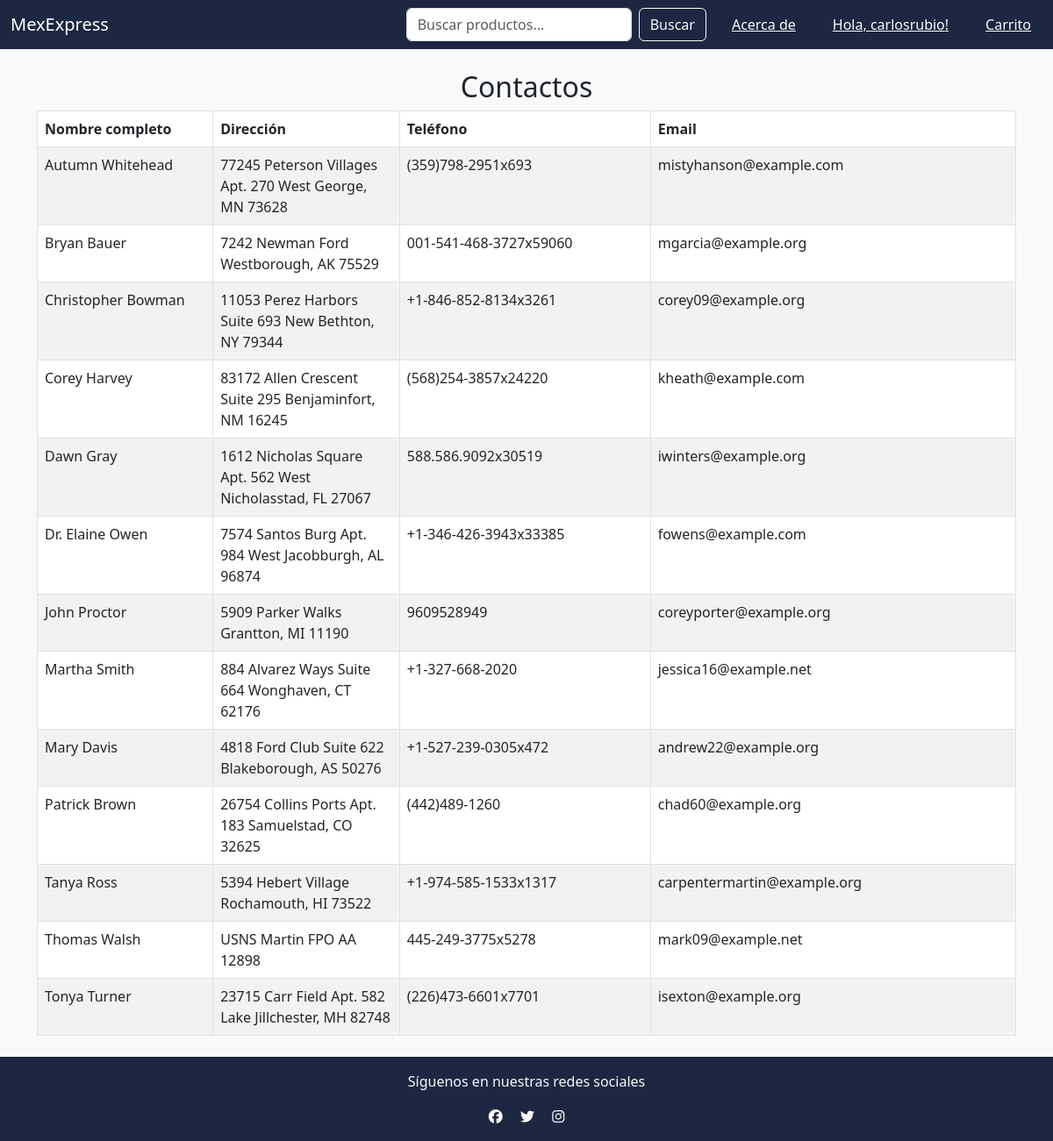
Page /shopapp/about/ (signed in) on the committed database.
### shopApp/models.py (models this page shows, shortened)
class Contact(models.Model):
    contact_full_name = models.CharField(max_length=100, unique=True)
    contact_address = models.CharField(max_length=150)
    contact_phone = models.CharField(max_length=20)
    contact_email = models.EmailField(max_length=30)
    contact_is_active = models.BooleanField()

### shopApp/views.py (the view)
# urls.py: path('about/', about, name='about'),
def about(request):
    contact_list = Contact.objects.filter(contact_is_active=True).order_by("contact_full_name")
    return render(request, 'shopApp/about.html', context={'contacts' : contact_list})

### templates/shopApp/about.html
{% extends 'shopApp/base.html' %}
{% block content %}
<div class="container my-4">
    <h2 class="text-center">Contactos</h2>
    <table class="table table-striped table-bordered">
        <thead class="">
            <tr>
                <th>Nombre completo</th>
                <th>Dirección</th>
                <th>Teléfono</th>
                <th>Email</th>
            </tr>
        </thead>
        <tbody>
            {% for contact in contacts %}
            <tr>
                <td>{{ contact.contact_full_name }}</td>
                <td>{{ contact.contact_address }}</td>
                <td>{{ contact.contact_phone }}</td>
                <td>{{ contact.contact_email }}</td>
            </tr>
            {% endfor %}
        </tbody>
    </table>
</div>
{% endblock %}

### templates/shopApp/base.html (shortened to what this page needs)
<!DOCTYPE html>
{% load static %}
<html lang="es">
<head>
    <link href="https://cdn.jsdelivr.net/npm/bootstrap@5.3.0/dist/css/bootstrap.min.css" rel="stylesheet">
    <link rel="stylesheet" href="{% static 'shopApp/css/styles.css' %}">
</head>
<body class="bg-light">
    <nav class="navbar navbar-expand-lg navbar-dark text-light">
        <div class="container-fluid">
            <a class="navbar-brand" href="#">MexExpress</a>
            <div class="collapse navbar-collapse" id="navbarNav">
                <form class="d-flex ms-auto">
                    <input class="form-control me-2" type="search" placeholder="Buscar productos...">
                    <button class="btn btn-outline-light text-light" type="submit">Buscar</button>
                </form>
                <ul class="navbar-nav mr-auto mt-2 mt-lg-0">
                    <a class="btn btn-link ms-3 text-light" href="{% url 'about' %}">Acerca de</a>
                        {% if user.is_authenticated %}
                            <a onclick="document.getElementById('logout-form').submit();" class="btn btn-link ms-3 text-light">Hola, {{ user.get_username }}!</a>
                        {% else %}
                            <a href="{% url 'login' %}" class="btn btn-link ms-3 text-light">Iniciar Sesión</a>
                        {% endif %}
                    <button class="btn btn-link ms-3 text-light">Carrito</button>
                </ul>
            </div>
        </div>
    </nav>
    <div>
        {% block content %}
        {% endblock %}
    </div>
    <footer class=" text-light text-center py-3">
        <p>Síguenos en nuestras redes sociales</p>
        <a href="#" class="text-light mx-2"><i class="fab fa-facebook"></i></a>
        <a href="#" class="text-light mx-2"><i class="fab fa-twitter"></i></a>
        <a href="#" class="text-light mx-2"><i class="fab fa-instagram"></i></a>
    </footer>
</body>
</html>

### static/shopApp/css/styles.css (style rules this page uses)
.navbar { background-color: rgb(28,40,65); }
footer { background-color: rgb(28,40,65); }
thead th { background-color: rgb(0,49,83); }
td { width: 120px; }

### rows in the picture
Contact: contact_full_name "Autumn Whitehead", contact_address "77245 Peterson Villages Apt. 270 West George, MN 73628", contact_phone "(359)798-2951x693", contact_email "mistyhanson@example.com"
Contact: contact_full_name "Bryan Bauer", contact_address "7242 Newman Ford Westborough, AK 75529", contact_phone "001-541-468-3727x59060", contact_email "mgarcia@example.org"
Contact: contact_full_name "Christopher Bowman", contact_address "11053 Perez Harbors Suite 693 New Bethton, NY 79344", contact_phone "+1-846-852-8134x3261", contact_email "corey09@example.org"
Contact: contact_full_name "Corey Harvey", contact_address "83172 Allen Crescent Suite 295 Benjaminfort, NM 16245", contact_phone "(568)254-3857x24220", contact_email "kheath@example.com"
Contact: contact_full_name "Dawn Gray", contact_address "1612 Nicholas Square Apt. 562 West Nicholasstad, FL 27067", contact_phone "588.586.9092x30519", contact_email "iwinters@example.org"
Contact: contact_full_name "Dr. Elaine Owen", contact_address "7574 Santos Burg Apt. 984 West Jacobburgh, AL 96874", contact_phone "+1-346-426-3943x33385", contact_email "fowens@example.com"
Contact: contact_full_name "John Proctor", contact_address "5909 Parker Walks Grantton, MI 11190", contact_phone "9609528949", contact_email "coreyporter@example.org"
Contact: contact_full_name "Martha Smith", contact_address "884 Alvarez Ways Suite 664 Wonghaven, CT 62176", contact_phone "+1-327-668-2020", contact_email "jessica16@example.net"
Contact: contact_full_name "Mary Davis", contact_address "4818 Ford Club Suite 622 Blakeborough, AS 50276", contact_phone "+1-527-239-0305x472", contact_email "andrew22@example.org"
Contact: contact_full_name "Patrick Brown", contact_address "26754 Collins Ports Apt. 183 Samuelstad, CO 32625", contact_phone "(442)489-1260", contact_email "chad60@example.org"
Contact: contact_full_name "Tanya Ross", contact_address "5394 Hebert Village Rochamouth, HI 73522", contact_phone "+1-974-585-1533x1317", contact_email "carpentermartin@example.org"
Contact: contact_full_name "Thomas Walsh", contact_address "USNS Martin FPO AA 12898", contact_phone "445-249-3775x5278", contact_email "mark09@example.net"
Contact: contact_full_name "Tonya Turner", contact_address "23715 Carr Field Apt. 582 Lake Jillchester, MH 82748", contact_phone "(226)473-6601x7701", contact_email "isexton@example.org"

### other values in the picture
{{ user.get_username }} "carlosrubio"
